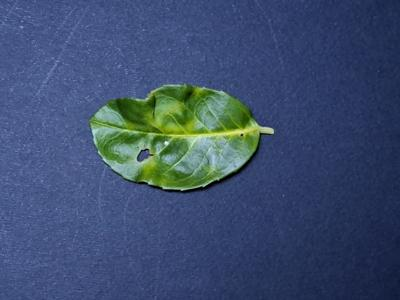
%> input picture images/A/1.jpg, 400 x 300 px
$ octave --eval "visualize_glcm;"   (GNU Octave 9; MATLAB toolbox functions it lacks are replaced by stand-ins)
%> lines starting %> are read from the running program, lines starting %| are printed output that depends on the picture; in (x1, y1, x2, y2) boxes, pixels count from 0 and x2, y2 are one past the last pixel; in counts of white or black regions, pixels touching at a corner belong together; the program's own positions count from 1
### old/visualization/glcm/test_extract_glcm_descriptors.m
function out = test_extract_glcm_descriptors(im, num_superpixels)
    tic;
    if ~isa(im,'single')
        im = im2single(im);
    end

    % [5 lines of commented-out code are left out]

    [SP,N_SP] = superpixels(im, num_superpixels, ...
                     'Method', 'slic', ...
                     'Compactness', 18);

    rprops = regionprops(SP, 'BoundingBox');

    bbox = vertcat(rprops.BoundingBox);
    xstart = floor(bbox(:, 1)) + 1;  % Starting x-coordinates
    ystart = floor(bbox(:, 2)) + 1;  % Starting y-coordinates
    xend = xstart + floor(bbox(:, 3)) - 1;  % Ending x-coordinates
    yend = ystart + floor(bbox(:, 4)) - 1;  % Ending y-coordinates
    iX = arrayfun(@(s, e) s:e, xstart, xend, 'UniformOutput', false);
    iY = arrayfun(@(s, e) s:e, ystart, yend, 'UniformOutput', false);

    hsvim = rgb2hsv(im);
    %sim = hsvim(:,:,2);
    gim = hsvim(:,:,3);

    descriptors = zeros(N_SP, 15, 'single'); % rgb + 16x16 glcm

    for k = 1:N_SP
        ry = iY{k};
        rx = iX{k};
        cmask = SP(ry, rx) == k; % cropped mask
        npixels = nnz(cmask);

        [e_x, e_y, var_x, var_y, std_x, std_y, max_prob, corr, contrast, uniformity, homogeneity, entr] = glcmfeatures(normglcm(gim(ry,rx), 64, cmask));

        descriptors(k,1:3) = sum(sum( im(ry,rx) .* cmask )) / npixels;
        descriptors(k,4) = e_x;
        descriptors(k,5) = e_y;
        descriptors(k,6) = var_x;
        descriptors(k,7) = var_y;
        descriptors(k,8) = std_x;
        descriptors(k,9) = std_y;
        descriptors(k,10) = max_prob;
        descriptors(k,11) = corr;
        descriptors(k,12) = contrast;
        descriptors(k,13) = uniformity;
        descriptors(k,14) = homogeneity;
        descriptors(k,15) = entr;
    end

    descriptors(:,1:15) = normalize(descriptors(:,1:15), 'norm');

    out.descriptors = descriptors;
    out.superpixels = SP;
    out.num_superpixels = N_SP;
    out.original_size = size(im);
    toc;
end

### old/visualization/glcm/visualize_glcm.m
function visualize_glcm
    close all;

    im = imread('images/A/1.jpg');
%> im is the input picture: size 300x400x3 uint8; mean R, G, B 60.5, 78.2, 109.9

    %profile on;
    desc = test_extract_glcm_descriptors(im, 4800);
%> in test_extract_glcm_descriptors, `[SP,N_SP] = superpixels(im, num_superpixels, 'Method', 'slic', 'Compac..`:
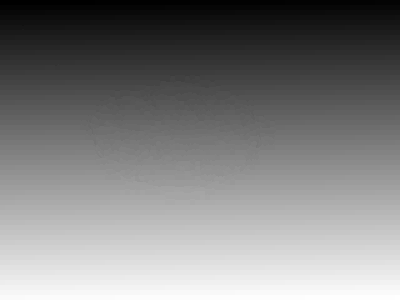
%> SP: size 300x400 double; min 1, max 4782, mean 2390.9; drawn with min black and max white
%> in test_extract_glcm_descriptors, `[SP,N_SP] = superpixels(im, num_superpixels, 'Method', 'slic', 'Compac..`: N_SP = 4782
%> in test_extract_glcm_descriptors, `rprops = regionprops(SP, 'BoundingBox');`: rprops = 4782 regions; largest, box (x1, y1, x2, y2): (200, 180, 212, 187), (201, 80, 211, 88), (141, 151, 151, 159), (254, 135, 260, 148), (159, 150, 167, 159)
%> in test_extract_glcm_descriptors, `xstart = floor(bbox(:, 1)) + 1;`: xstart = 4782 values, max 396 at index 80, min 1 at index 1, mean 198.5
%> in test_extract_glcm_descriptors, `ystart = floor(bbox(:, 2)) + 1;`: ystart = 4782 values from 1 to 296
%> in test_extract_glcm_descriptors, `xend = xstart + floor(bbox(:, 3)) - 1;`: xend = 4782 values, max 400 at index 80, min 5 at index 1, mean 202.7
%> in test_extract_glcm_descriptors, `yend = ystart + floor(bbox(:, 4)) - 1;`: yend = 4782 values, max 300 at index 4703, min 5 at index 1, mean 152.6
%> in test_extract_glcm_descriptors, `iX = arrayfun(@(s, e) s:e, xstart, xend, 'UniformOutput', false);`: iX = 4782 items
%> in test_extract_glcm_descriptors, `hsvim = rgb2hsv(im);`: hsvim: size 300x400x3 single; mean H, S, V 0.589, 0.519, 0.456
%> in test_extract_glcm_descriptors, `gim = hsvim(:,:,3);`:
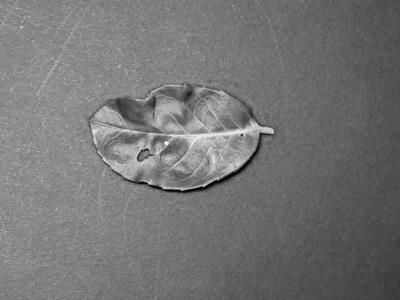
%> gim: size 300x400 single; min 0.00392, max 1, mean 0.456
%> the loop in test_extract_glcm_descriptors, `for k = 1:N_SP` made 1 pass
%> (rx, npixels) on pass 1: ([1 2 3 4 5], 25)
%> the run ends on the next line
    %profile off;
    %profile viewer;
    descriptors = desc.descriptors;
    SP = desc.superpixels;

    descriptor_labels = {
        'R'; 'G'; 'B';
        'Mean';'Variance';'Std';
        'Std';'Max probability';'Correlation';'Contrast';
        'Uniformity';'Homogeneity';'Entropy';
    };

    num_descriptors = size(descriptors, 2);

    idx = [1,2,3,4,6,8,9,10,11,12,13,14,15];

    figure_maximized;
    for d=1:length(idx)
        vals = descriptors(:,idx(d));

        tidx = d;
        if tidx == 13
            tidx = 14;
        end
        tsubplot(5, 3, tidx);
        timagesc(vals(SP),descriptor_labels{d});
    end
end

$ run again, with images/A/11.jpg copied over images/A/1.jpg
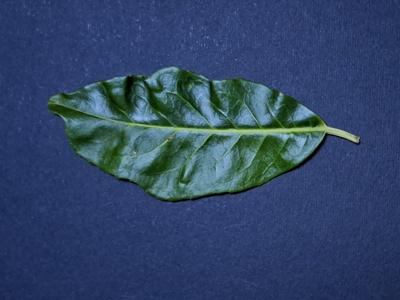
%> input picture images/A/11.jpg, 400 x 300 px
%> in visualize_glcm, im is the input picture: size 300x400x3 uint8; mean R, G, B 49.2, 69.9, 103.6
%> im: size 300x400x3 single
%> N_SP = 4781
%> rprops = 4781 regions; largest, box (x1, y1, x2, y2): (119, 174, 134, 181), (309, 119, 320, 128), (305, 150, 314, 158), (236, 184, 245, 192), (154, 195, 166, 201)
%> xstart = 4781 values, max 396 at index 80, min 1 at index 1, mean 198.2
%> ystart = 4781 values from 1 to 296
%> xend = 4781 values, max 400 at index 80, min 5 at index 1, mean 202.5
%> yend = 4781 values, max 300 at index 4702, min 5 at index 1, mean 152.6
%> iX = 4781 items
%> hsvim: size 300x400x3 single; mean H, S, V 0.585, 0.558, 0.419
%> in test_extract_glcm_descriptors, `gim = hsvim(:,:,3);`:
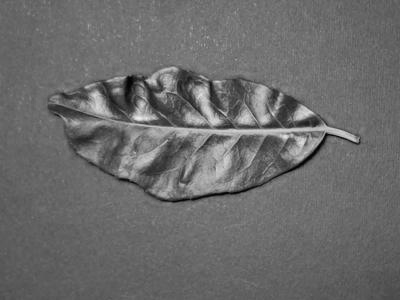
%> gim: size 300x400 single; min 0.00392, max 0.933, mean 0.42
%> the loop in test_extract_glcm_descriptors, `for k = 1:N_SP` made 1 pass
%> (rx, npixels) on pass 1: ([1 2 3 4 5], 25)

$ run again, with images/A/15.jpg copied over images/A/1.jpg
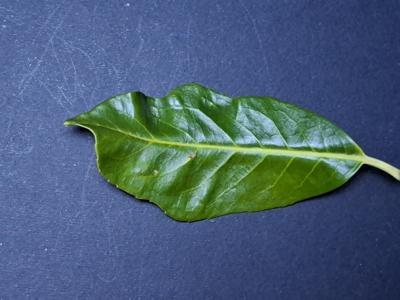
%> input picture images/A/15.jpg, 400 x 300 px
%> in visualize_glcm, im is the input picture: size 300x400x3 uint8; mean R, G, B 73.5, 95.3, 118.3
%> im: size 300x400x3 single
%> N_SP = 4771
%> rprops = 4771 regions; largest, box (x1, y1, x2, y2): (68, 117, 85, 126), (89, 128, 98, 142), (368, 159, 381, 168), (192, 218, 208, 223), (220, 210, 233, 216)
%> xstart = 4771 values, max 396 at index 79, min 1 at index 1, mean 198.1
%> ystart = 4771 values from 1 to 296
%> xend = 4771 values, max 400 at index 79, min 5 at index 1, mean 202.5
%> yend = 4771 values, max 300 at index 4692, min 5 at index 1, mean 152.5
%> iX = 4771 items
%> hsvim: size 300x400x3 single; mean H, S, V 0.551, 0.502, 0.515
%> in test_extract_glcm_descriptors, `gim = hsvim(:,:,3);`:
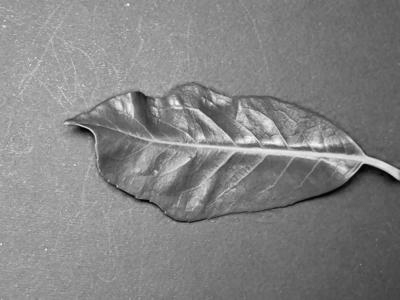
%> gim: size 300x400 single; min 0.00392, max 1, mean 0.515
%> the loop in test_extract_glcm_descriptors, `for k = 1:N_SP` made 1 pass
%> (rx, npixels) on pass 1: ([1 2 3 4 5], 25)
